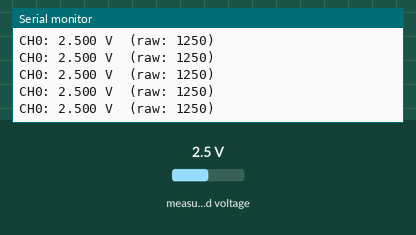
The sketch below on a simulated ESP32. Shown: the last lines printed to the serial monitor. The inputs (shaded band) are chosen by the test bench; at power-on: measured voltage 2.5 V.

Above: at 2.2 s.
2.3 s: measured voltage set to 0.1 V
At 2.57 s:
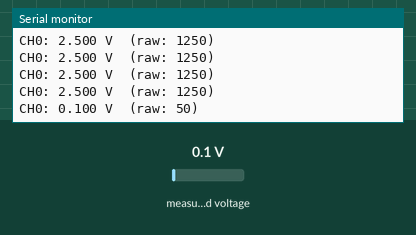
3.8 s: measured voltage set to 1.2 V
At 3.99 s:
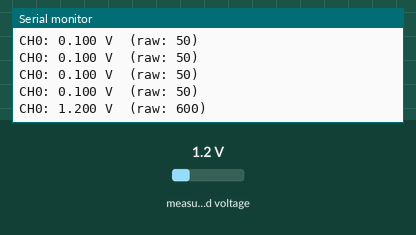
Timing chart, 0 to 6.8 s (numbered marks = the images above; inputs shaded):
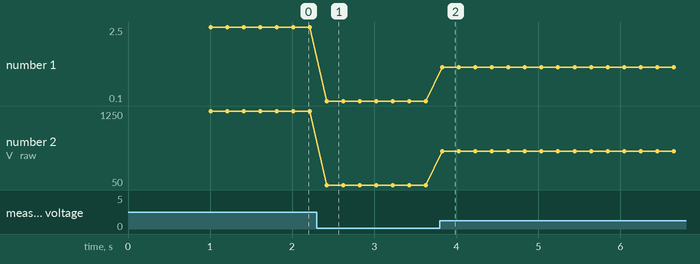

The sketch:

ADS1015_Simple_Reader.ino
```cpp
/*
 * Simple ADS1015 Channel 0 Reader
 *
 * Reads channel 0 in single-ended mode and prints voltage to Serial Monitor
 *
 * Wiring:
 * ADS1015 VDD -> ESP32 3.3V
 * ADS1015 GND -> ESP32 GND
 * ADS1015 SDA -> ESP32 GPIO 23 (SDA)
 * ADS1015 SCL -> ESP32 GPIO 22 (SCL)
 * ADS1015 ADDR -> GND (sets I2C address to 0x48)
 *
 * Sensor -> ADS1015 A0
 *
 * Required Library:
 * - Adafruit_ADS1X15 (install via Library Manager)
 */

#include <Wire.h>
#include <Adafruit_ADS1X15.h>

// Create ADS1015 object
Adafruit_ADS1015 ads;

void setup() {
  Serial.begin(115200);
  delay(1000);

  Serial.println("ADS1015 Channel 0 Reader");
  Serial.println("------------------------");

  // Initialize I2C
  Wire.begin();

  // Initialize ADS1015
  if (!ads.begin()) {
    Serial.println("ERROR: Failed to initialize ADS1015!");
    Serial.println("Check wiring:");
    Serial.println("  - VDD to 3.3V");
    Serial.println("  - GND to GND");
    Serial.println("  - SDA to GPIO 23");
    Serial.println("  - SCL to GPIO 22");
    Serial.println("  - ADDR to GND");
    while (1);
  }

  // Set gain to ONE (±4.096V range)
  // Options: GAIN_TWOTHIRDS, GAIN_ONE, GAIN_TWO, GAIN_FOUR, GAIN_EIGHT, GAIN_SIXTEEN
  ads.setGain(GAIN_ONE);

  Serial.println("ADS1015 initialized successfully!");
  Serial.println("Gain: ONE (±4.096V range)");
  Serial.println();
  Serial.println("Reading channel 0...");
  Serial.println();
}

void loop() {
  // Read channel 0 (single-ended)
  int16_t adc0 = ads.readADC_SingleEnded(0);

  // Convert to voltage
  float voltage0 = ads.computeVolts(adc0);

  // Print to Serial Monitor
  Serial.print("CH0: ");
  Serial.print(voltage0, 3);  // 3 decimal places
  Serial.print(" V  (raw: ");
  Serial.print(adc0);
  Serial.println(")");

  // Wait 200ms (5 Hz sample rate)
  delay(200);
}
```

Measured:
- after the input at 2.3 s, the serial monitor: prints a new line after 0.12 s (image 1)
- after the input at 3.8 s, the serial monitor: prints a new line at once (image 2)
- plotted number 1: 2.5 → 0.1 after the input at 2.3 s, 0.1 → 1.2 after the input at 3.8 s
- plotted number 2: 1250 → 50 after the input at 2.3 s, 50 → 600 after the input at 3.8 s
